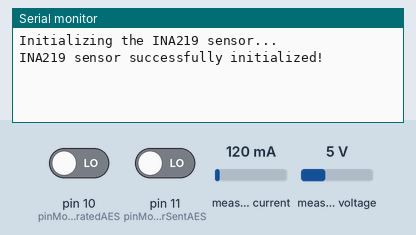
Bench run of a sketch on a simulated Arduino Nano, built with avr-gcc and run on an emulated ATmega328P. Parts: the last lines printed to the serial monitor. Inputs (shaded band) come from the test bench; at power-on: pin 10 (pinMonitorGeneratedAES) LOW, pin 11 (pinMonitorSentAES) LOW, measured current 120 mA, measured voltage 5 V.

Above: at 1.2 s.
1.3 s: pin 10 (pinMonitorGeneratedAES) driven HIGH
At 2.3 s:
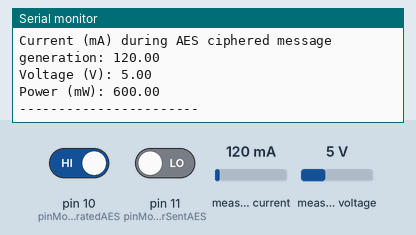
2.8 s: pin 11 (pinMonitorSentAES) driven HIGH
At 2.87 s:
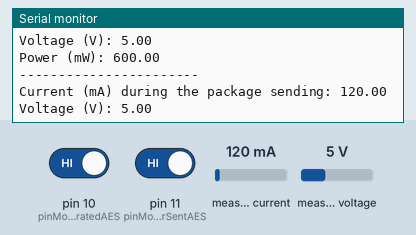

The sketch:

monitor_aes.ino
```cpp
#include <Wire.h>
#include <Adafruit_INA219.h>

Adafruit_INA219 ina219(0x40);  // Sets the sensor addressr

int pinMonitorGeneratedAES = 10; // Pin used to monitor ciphered message with AES
int pinMonitorSentAES = 11; // Pin used to monitor packet assembly and transmission via BLE
bool cipheredMessageGenerated = false;  // Control variable to ensure that the reading occurs only once
bool packageSent = false; // Control variable to ensure that the reading occurs only once

void setup() {
  Serial.begin(9600);
  while (!Serial);

  Serial.println("Initializing the INA219 sensor...");
  if (!ina219.begin()) {
    Serial.println("Failed to initialize the INA219 sensor. Check the connections..");
    while (1);
  }

 // Initialize the monitoring pins as input
  pinMode(pinMonitorGeneratedAES, INPUT);
  pinMode(pinMonitorSentAES, INPUT);
  Serial.println("INA219 sensor successfully initialized!");
}

void loop() {
  // Check if the monitoring pin is HIGH (indicating that the AES algorithm is ciphering the message in the Nano device)
  if (digitalRead(pinMonitorGeneratedAES) == HIGH && !cipheredMessageGenerated) {
    // Mark that the AES has been ciphered the message
    cipheredMessageGenerated = true;

    // Perform current, voltage, and power readings only when the pin is HIGH and the the message has been ciphered
    float current_mA = ina219.getCurrent_mA(); // Gets the current in mA
    float voltage_V = ina219.getBusVoltage_V(); // Gets the voltage in V
    float power_mW = current_mA * voltage_V; // Calculates the power in mW


    Serial.print("Current (mA) during AES ciphered message generation: ");
    Serial.println(current_mA);
    Serial.print("Voltage (V): ");
    Serial.println(voltage_V);
    Serial.print("Power (mW): ");
    Serial.println(power_mW);
    Serial.println("-----------------------");

  }else if (digitalRead(pinMonitorSentAES) == HIGH && !packageSent) {
    // Mark that the ciphered message and the message have been sent
    packageSent = true;

    // Perform current, voltage, and power readings only when the pin is HIGH and the package with the ciphered message and the message have been sent
    float current_mA = ina219.getCurrent_mA(); // Gets the current in mA
    float voltage_V = ina219.getBusVoltage_V();  // Gets the voltage in V
    float power_mW = current_mA * voltage_V; // Calculates the power in mW

    Serial.print("Current (mA) during the package sending: ");
    Serial.println(current_mA);
    Serial.print("Voltage (V): ");
    Serial.println(voltage_V);
    Serial.print("Power (mW): ");
    Serial.println(power_mW);
    Serial.println("-----------------------");

  }
}
```

Measured:
- after the input at 1.3 s, the serial monitor: prints a new line at once (image 1)
- after the input at 2.8 s, the serial monitor: prints a new line at once (image 2)
